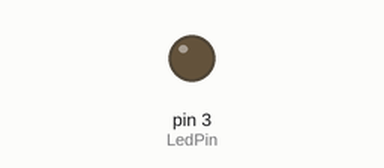
Simulated run of this sketch. Board: Arduino Uno, built with avr-gcc and run on an emulated ATmega328P. On the bench: output pins drawn as LEDs (lit = HIGH).

Above: at 0.15 s.
Timing chart, 0 to 1.6 s (numbered marks = the images above):
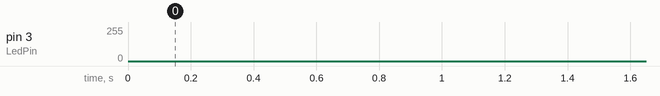

The sketch:

PWM.ino
```cpp
int LedPin = 3;

void setup()
{
  pinMode(LedPin, OUTPUT);
}

void loop()
{
  for(int i=0;i<255;i++)
  {
    analogWrite(LedPin, i);
    delay(5);
  }
  for(int i=255;i>0;i--)
  {
   analogWrite(LedPin, i);
    delay(5);
  }
}
```
